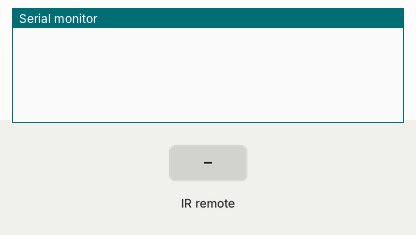
The sketch below on a simulated Arduino Uno, built with avr-gcc and run on an emulated ATmega328P. Shown: the last lines printed to the serial monitor. Inputs (shaded band) come from the test bench.

Above: at 1.2 s.
1.3 s: infrared code 0x1C received
At 2.0 s:
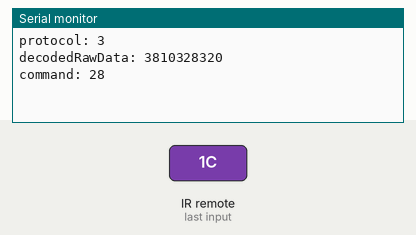
2.8 s: infrared code 0x1D received
At 3.2 s:
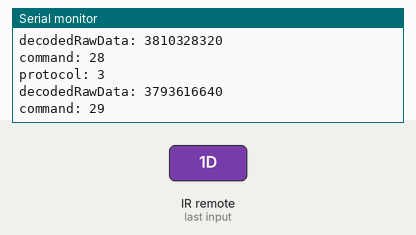

The sketch:

receiver.ino
```cpp
#include <IRremote.h>


#define IR_RECEIVE_PIN 2
IRrecv irrecv(IR_RECEIVE_PIN);
uint32_t IR_receive_value;

void setup() {
  Serial.begin(115200);
  irrecv.enableIRIn();
}

void loop() {
  if (irrecv.decode()) {
    IR_receive_value = irrecv.decodedIRData.decodedRawData;
    Serial.print("protocol: ");
    Serial.println(irrecv.decodedIRData.protocol);
    Serial.print("decodedRawData: ");
    Serial.println(irrecv.decodedIRData.decodedRawData);
    Serial.print("command: ");
    Serial.println(irrecv.decodedIRData.command);
    Serial.println();
    if (irrecv.decodedIRData.command == 0x1C) {
      // do something
    }
    else if (irrecv.decodedIRData.command == 0x1D) {
      // do something else
    }
    irrecv.resume();
  }
}
```

Measured:
- after the input at 1.3 s, the serial monitor: prints a new line at once (image 1)
- after the input at 2.8 s, the serial monitor: prints a new line at once (image 2)
